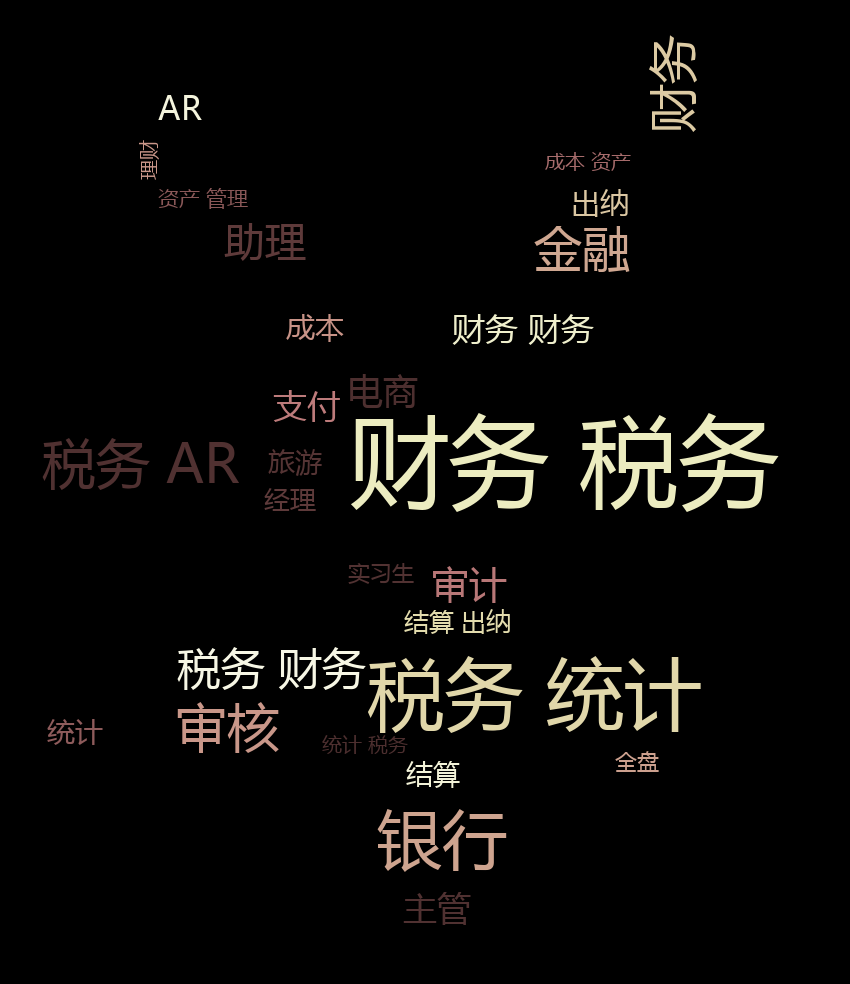

Here is the Python script that generated this plot:
# -*- utf-8 -*-
from wordcloud import WordCloud
from os import path
import numpy as np
from PIL import Image
import jieba
import json

file = open('items.json')
positionLables = ''
for eachline in file:
    d = json.loads(eachline)
    if(d.has_key('positionLables')):
        positionLables += ','.join(d['positionLables'])+','

cut_str = jieba.cut(positionLables)
result = '/'.join(cut_str)

background = np.array(Image.open(path.join("money.jpg")))
wc = WordCloud(font_path='./msyh.ttf', mask=background, background_color='black', width=800, height=600, max_font_size=100, max_words=2000, min_font_size=20,
               mode='RGBA', colormap='pink')

wc.generate(result)
wc.to_file(r"./positionLables.png")
